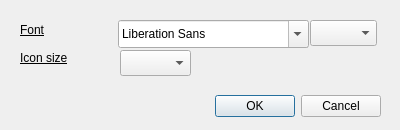
<?xml version="1.0" encoding="UTF-8"?>
<ui version="4.0">
 <class>ListFontDialog</class>
 <widget class="QDialog" name="ListFontDialog">
  <property name="geometry">
   <rect>
    <x>0</x>
    <y>0</y>
    <width>400</width>
    <height>130</height>
   </rect>
  </property>
  <property name="minimumSize">
   <size>
    <width>400</width>
    <height>130</height>
   </size>
  </property>
  <property name="maximumSize">
   <size>
    <width>400</width>
    <height>130</height>
   </size>
  </property>
  <property name="windowTitle">
   <string>Note list settings</string>
  </property>
  <widget class="QDialogButtonBox" name="buttonBox">
   <property name="geometry">
    <rect>
     <x>40</x>
     <y>90</y>
     <width>341</width>
     <height>32</height>
    </rect>
   </property>
   <property name="orientation">
    <enum>Qt::Orientation::Horizontal</enum>
   </property>
   <property name="standardButtons">
    <set>QDialogButtonBox::StandardButton::Cancel|QDialogButtonBox::StandardButton::Ok</set>
   </property>
  </widget>
  <widget class="JBFontComboBox" name="fontComboBox">
   <property name="geometry">
    <rect>
     <x>118</x>
     <y>20</y>
     <width>191</width>
     <height>28</height>
    </rect>
   </property>
  </widget>
  <widget class="QComboBox" name="fontSizeBox">
   <property name="geometry">
    <rect>
     <x>310</x>
     <y>20</y>
     <width>67</width>
     <height>26</height>
    </rect>
   </property>
  </widget>
  <widget class="QLabel" name="lbl_Font">
   <property name="geometry">
    <rect>
     <x>20</x>
     <y>20</y>
     <width>81</width>
     <height>20</height>
    </rect>
   </property>
   <property name="font">
    <font>
     <underline>true</underline>
    </font>
   </property>
   <property name="text">
    <string>Font</string>
   </property>
  </widget>
  <widget class="QLabel" name="lbl_IconSize">
   <property name="geometry">
    <rect>
     <x>20</x>
     <y>50</y>
     <width>81</width>
     <height>16</height>
    </rect>
   </property>
   <property name="font">
    <font>
     <underline>true</underline>
    </font>
   </property>
   <property name="text">
    <string>Icon size</string>
   </property>
  </widget>
  <widget class="QComboBox" name="iconSizeBox">
   <property name="geometry">
    <rect>
     <x>120</x>
     <y>50</y>
     <width>71</width>
     <height>26</height>
    </rect>
   </property>
  </widget>
 </widget>
 <customwidgets>
  <customwidget>
   <class>JBFontComboBox</class>
   <extends>QFontComboBox</extends>
   <header location="global">jbfontcombobox.hpp</header>
  </customwidget>
 </customwidgets>
 <resources/>
 <connections>
  <connection>
   <sender>buttonBox</sender>
   <signal>accepted()</signal>
   <receiver>ListFontDialog</receiver>
   <slot>accept()</slot>
   <hints>
    <hint type="sourcelabel">
     <x>248</x>
     <y>254</y>
    </hint>
    <hint type="destinationlabel">
     <x>157</x>
     <y>274</y>
    </hint>
   </hints>
  </connection>
  <connection>
   <sender>buttonBox</sender>
   <signal>rejected()</signal>
   <receiver>ListFontDialog</receiver>
   <slot>reject()</slot>
   <hints>
    <hint type="sourcelabel">
     <x>316</x>
     <y>260</y>
    </hint>
    <hint type="destinationlabel">
     <x>286</x>
     <y>274</y>
    </hint>
   </hints>
  </connection>
 </connections>
</ui>
